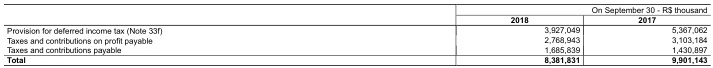
#> input picture Augmentation/test_data/cTDaR_t10001_1.jpg, 713 x 68 px
$ python -i add_both_lines.py   (imports and definitions only)
#> lines starting #> are read from the running program, lines starting #| are printed output that depends on the picture; after the words box and inside, x2 and y2 are one past the last pixel; in counts of white or black regions, pixels touching at a corner belong together
#> further down, picture is the input picture: shape (68, 713, 3); min 0, max 255, mean 235.6
import cv2
import numpy as np

def addHorizontalVerticalLines(img):
    gray = cv2.cvtColor(img, cv2.COLOR_BGR2GRAY)   # convert image to grayscale
    img_height, img_width = gray.shape  # get dimension of image
#> img_height = 68; img_width = 713

    # thresholding the image to a binary image
    thresh, img_bin = cv2.threshold(gray, 180, 255, cv2.THRESH_BINARY | cv2.THRESH_OTSU)
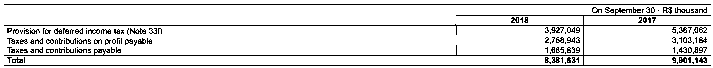
#> img_bin: shape (68, 713); 88.9% white; black in thin lines or dots
#> thresh = 174

    contours, hierarchy = cv2.findContours(img_bin, cv2.RETR_TREE, cv2.CHAIN_APPROX_SIMPLE)
#> contours = 345 contours, 275 with area under 20; largest, box (x1, y1, x2, y2) and area: (0, 0, 713, 68) 47704, (3, 8, 712, 67) 4913, (3, 3, 712, 6) 1414, (674, 6, 691, 14) 70, (617, 7, 633, 14) 62

    invert = False
    for c in contours:
        x, y, w, h = cv2.boundingRect(c)
        if (w < 0.9 * img_width and h < 0.9*img_height and (w > max(10,img_width / 30) and h > max(10,img_height / 30))):
            invert = True
            img_bin[y:y+h,x:x+w] = 255 - img_bin[y:y+h,x:x+w]
#> this loop made 345 passes
#> (x, y, w, h) on passes 2 to 4: (691, 61, 4, 4), (676, 61, 3, 4), (564, 61, 3, 4)

    img_bin = 255 - img_bin if (invert) else img_bin

    img_bin_inv = 255 - img_bin
#> img_bin_inv: shape (68, 713); 11.1% white in thin lines or dots
    ############################################################################################################################################
    kernel_len_ver = max(10, img_height // 50)
#> kernel_len_ver = 10
    kernel_len_hor = max(10, img_width // 50)
#> kernel_len_hor = 14
    # Defining a vertical kernel to detect all vertical lines of image
    ver_kernel = cv2.getStructuringElement(cv2.MORPH_RECT, (1, kernel_len_ver)) #shape (kernel_len, 1) inverted! xD
#> ver_kernel = [1, 1, 1, 1, 1, 1, 1, 1, 1, 1]

    # Defining a horizontal kernel to detect all horizontal lines of image
    hor_kernel = cv2.getStructuringElement(cv2.MORPH_RECT, (kernel_len_hor, 1)) #shape (1,kernel_ken) xD
    # A kernel of 2x2
    kernel = cv2.getStructuringElement(cv2.MORPH_RECT, (2, 2))
    # Use vertical kernel to detect and save the vertical lines in a jpg
    image_1 = cv2.erode(img_bin_inv, ver_kernel, iterations=3)
#> image_1: shape (68, 713); 0.05% white in thin lines or dots, all inside (x1, y1, x2, y2) = (583, 30, 584, 54)
    vertical_lines = cv2.dilate(image_1, ver_kernel, iterations=4)
#> vertical_lines: shape (68, 713); 0.11% white in thin lines or dots, all inside (x1, y1, x2, y2) = (583, 14, 584, 68)
    # Use horizontal kernel to detect and save the horizontal lines in a jpg
    image_2 = cv2.erode(img_bin_inv, hor_kernel, iterations=3)
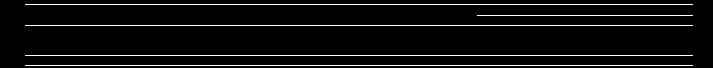
#> image_2: shape (68, 713); 6% white in thin lines or dots, all inside (x1, y1, x2, y2) = (25, 4, 693, 66)
    horizontal_lines = cv2.dilate(image_2, hor_kernel, iterations=5)
#> horizontal_lines: shape (68, 713); 6.4% white in thin lines or dots
    # Combine horizontal and vertical lines in a new third image, with both having same weight.
    img_vh = cv2.addWeighted(vertical_lines, 0.5, horizontal_lines, 0.5, 0.0)
    # Eroding and thesholding the image
    img_vh = cv2.dilate(img_vh, kernel, iterations=3)

    thresh, img_vh = (cv2.threshold(img_vh, 50, 255, cv2.THRESH_BINARY))
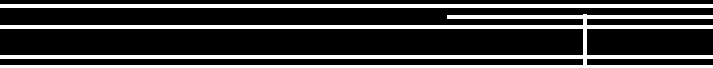
#> img_vh: shape (68, 713); 24.6% white; 2 white regions, box (x1, y1, x2, y2) and area: (0, 14, 713, 68) 9063, (0, 4, 713, 8) 2852

    bitor = cv2.bitwise_or(img_bin, img_vh)
#> bitor: shape (68, 713); 95.8% white; black in thin lines or dots, all inside (x1, y1, x2, y2) = (7, 8, 707, 64)

    img_median = bitor #cv2.medianBlur(bitor, 3)

    ver_kernel = cv2.getStructuringElement(cv2.MORPH_RECT, (5, img_height*2)) #shape (kernel_len, 1) inverted! xD
    vertical_lines = cv2.erode(img_median, ver_kernel, iterations=1)
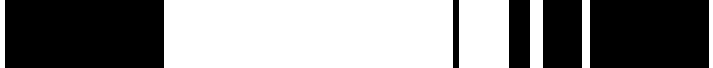
#> vertical_lines: shape (68, 713); 51.8% white; 5 black regions
    contours, hierarchy = cv2.findContours(vertical_lines, cv2.RETR_TREE, cv2.CHAIN_APPROX_SIMPLE)
#> contours = 6 contours; box (x1, y1, x2, y2) and area: (164, 0, 453, 68) 19296, (459, 0, 509, 68) 3283, (530, 0, 543, 68) 804, (582, 0, 590, 68) 469, (0, 0, 5, 68) 268, (709, 0, 713, 68) 201
    # draw vertical lines on the image with no lines
    result_vert = img.copy()
    for cntr in contours:
        x1,y1,x2,y2 = cv2.boundingRect(cntr)
        xcenter = x1+x2//2
        cv2.line(result_vert, (xcenter,0), (xcenter, img_height-1), (0, 0, 0), 2)
#> this loop made 6 passes
#> (cntr, x1, x2, xcenter) on passes 1 to 6: ([[709, 0], [709, 67], [712, 67], [712, 0]], 709, 4, 711), ([[582, 0], [582, 67], [589, 67], [589, 0]], 582, 8, 586), ([[530, 0], [530, 67], [542, 67], [542, 0]], 530, 13, 536), ([[459, 0], [459, 67], [508, 67], [508, 0]], 459, 50, 484), ([[164, 0], [164, 67], [452, 67], [452, 0]], 164, 289, 308), ([[0, 0], [0, 67], [4, 67], [4, 0]], 0, 5, 2)
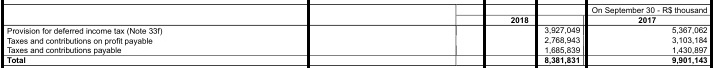
#> result_vert: shape (68, 713, 3); 2.52% of pixels changed, all inside (x1, y1, x2, y2) = (1, 0, 713, 68)

    hor_kernel = cv2.getStructuringElement(cv2.MORPH_RECT, (img_width*2, 3)) #shape (kernel_len, 1) inverted! xD
    horizontal_lines = cv2.erode(img_median, hor_kernel, iterations=1)
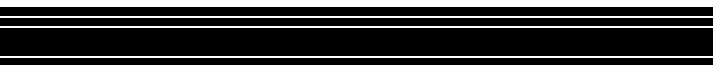
#> horizontal_lines: shape (68, 713); 23.5% white; 5 white regions
    # get contours of horizontal lines
    contours, hierarchy = cv2.findContours(horizontal_lines, cv2.RETR_TREE, cv2.CHAIN_APPROX_SIMPLE)
#> contours = 5 contours; box (x1, y1, x2, y2) and area: (0, 0, 713, 7) 4272, (0, 65, 713, 68) 1424, (0, 56, 713, 58) 712, (0, 26, 713, 28) 712, (0, 16, 713, 18) 712

    vert = result_vert.copy()  # image with vertical line to draw horizontal line on
    for cntr in contours:
        x1,y1,x2,y2 = cv2.boundingRect(cntr)
        ycenter = y1+y2//2

        cv2.line(vert, (0,ycenter), (img_width-1,ycenter), (0, 0, 0), 2)   # draw horizontal lines on the image with
#> this loop made 5 passes
#> (cntr, y1, y2, ycenter) on passes 1 to 5: ([[0, 65], [0, 67], [712, 67], [712, 65]], 65, 3, 66), ([[0, 56], [0, 57], [712, 57], [712, 56]], 56, 2, 57), ([[0, 26], [0, 27], [712, 27], [712, 26]], 26, 2, 27), ([[0, 16], [0, 17], [712, 17], [712, 16]], 16, 2, 17), ([[0, 0], [0, 6], [712, 6], [712, 0]], 0, 7, 3)
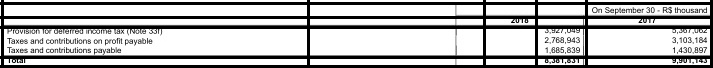
#> vert: shape (68, 713, 3); min 0, max 255, mean 180.8
    return vert

>>> import cv2
>>> picture = cv2.imread('test_data/cTDaR_t10001_1.jpg')
>>> result = addHorizontalVerticalLines(picture)

$ run again, on Augmentation/test_data/cTDaR_t10001_2.jpg
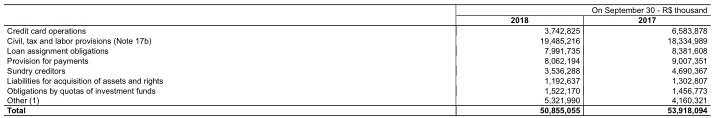
#> input picture Augmentation/test_data/cTDaR_t10001_2.jpg, 713 x 118 px
#> picture is the input picture: shape (118, 713, 3); min 0, max 255, mean 239
#> in addHorizontalVerticalLines, `thresh, img_bin = cv2.threshold(gray, 180, 255, cv2.THRESH_BINARY | cv..`:
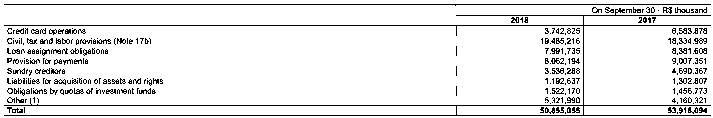
#> img_bin: shape (118, 713); 91.2% white; black in thin lines or dots
#> thresh = 173
#> in addHorizontalVerticalLines, `contours, hierarchy = cv2.findContours(img_bin, cv2.RETR_TREE, cv2.CHA..`: contours = 759 contours, 644 with area under 20; largest, box (x1, y1, x2, y2) and area: (0, 0, 713, 118) 83304, (3, 8, 712, 117) 5994, (3, 3, 712, 7) 1415, (457, 106, 583, 115) 1000, (674, 6, 691, 14) 70
#> the loop in addHorizontalVerticalLines, `for c in contours:` made 759 passes
#> (x, y, w, h) on passes 2 to 4: (691, 111, 4, 4), (676, 111, 3, 4), (11, 107, 13, 7)
#> img_bin_inv: shape (118, 713); 8.8% white in thin lines or dots
#> image_1: shape (118, 713); 0.09% white in thin lines or dots, all inside (x1, y1, x2, y2) = (583, 30, 584, 104)
#> image_2: shape (118, 713); 3.4% white in thin lines or dots, all inside (x1, y1, x2, y2) = (25, 4, 693, 116)
#> bitor: shape (118, 713); 95.3% white; black in thin lines or dots, all inside (x1, y1, x2, y2) = (7, 8, 707, 115)
#> in addHorizontalVerticalLines, `contours, hierarchy = cv2.findContours(vertical_lines, cv2.RETR_TREE, ..`: contours = 6 contours; box (x1, y1, x2, y2) and area: (165, 0, 454, 118) 33696, (459, 0, 509, 118) 5733, (582, 0, 590, 118) 819, (530, 0, 538, 118) 819, (0, 0, 5, 118) 468, (709, 0, 713, 118) 351
#> the loop in addHorizontalVerticalLines, `for cntr in contours:` made 6 passes
#> (cntr, x1, x2, xcenter) on passes 1 to 6: ([[709, 0], [709, 117], [712, 117], [712, 0]], 709, 4, 711), ([[582, 0], [582, 117], [589, 117], [589, 0]], 582, 8, 586), ([[530, 0], [530, 117], [537, 117], [537, 0]], 530, 8, 534), ([[459, 0], [459, 117], [508, 117], [508, 0]], 459, 50, 484), ([[165, 0], [165, 117], [453, 117], [453, 0]], 165, 289, 309), ([[0, 0], [0, 117], [4, 117], [4, 0]], 0, 5, 2)
#> in addHorizontalVerticalLines, `contours, hierarchy = cv2.findContours(horizontal_lines, cv2.RETR_TREE..`: contours = 5 contours; box (x1, y1, x2, y2) and area: (0, 0, 713, 7) 4272, (0, 24, 713, 28) 2136, (0, 116, 713, 118) 712, (0, 106, 713, 108) 712, (0, 16, 713, 18) 712
#> the loop in addHorizontalVerticalLines, `for cntr in contours:` made 5 passes
#> (cntr, y1, y2, ycenter) on passes 1 to 5: ([[0, 116], [0, 117], [712, 117], [712, 116]], 116, 2, 117), ([[0, 106], [0, 107], [712, 107], [712, 106]], 106, 2, 107), ([[0, 24], [0, 27], [712, 27], [712, 24]], 24, 4, 26), ([[0, 16], [0, 17], [712, 17], [712, 16]], 16, 2, 17), ([[0, 0], [0, 6], [712, 6], [712, 0]], 0, 7, 3)
#> after the loop in addHorizontalVerticalLines, `for cntr in contours:`:
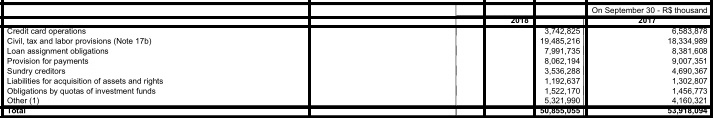
#> vert: shape (118, 713, 3); min 0, max 255, mean 206.5

$ run again, on Augmentation/test_data/cTDaR_t10001_3.jpg
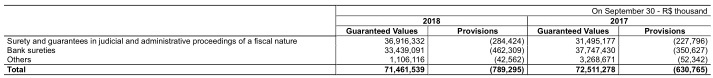
#> input picture Augmentation/test_data/cTDaR_t10001_3.jpg, 713 x 78 px
#> picture is the input picture: shape (78, 713, 3); min 0, max 255, mean 232
#> in addHorizontalVerticalLines, `thresh, img_bin = cv2.threshold(gray, 180, 255, cv2.THRESH_BINARY | cv..`:
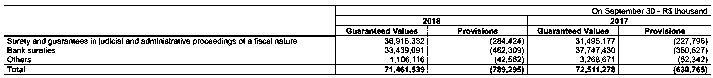
#> img_bin: shape (78, 713); 85.7% white; black in thin lines or dots, all inside (x1, y1, x2, y2) = (4, 5, 711, 75)
#> thresh = 182
#> in addHorizontalVerticalLines, `contours, hierarchy = cv2.findContours(img_bin, cv2.RETR_TREE, cv2.CHA..`: contours = 474 contours, 352 with area under 20; largest, box (x1, y1, x2, y2) and area: (0, 0, 713, 78) 54824, (3, 4, 712, 76) 21409, (336, 36, 527, 64) 5103, (528, 36, 618, 64) 2403, (336, 16, 527, 25) 1520
#> the loop in addHorizontalVerticalLines, `for c in contours:` made 474 passes
#> (x, y, w, h, invert) on passes 272, 323: (528, 36, 90, 28, True), (336, 36, 191, 28, True)
#> image_1: shape (78, 713); 2.1% white; 8 white regions (5 under 20 px), largest, box (x1, y1, x2, y2) and area: (0, 0, 335, 78) 974, (708, 0, 713, 78) 159, (619, 51, 674, 52) 55
#> image_2: shape (78, 713); 54% white; 8 black regions, largest, box (x1, y1, x2, y2) and area: (0, 5, 713, 75) 23032, (0, 47, 76, 53) 437, (656, 38, 713, 45) 398
#> bitor: shape (78, 713); 97.2% white; black in thin lines or dots, all inside (x1, y1, x2, y2) = (7, 11, 711, 74)
#> in addHorizontalVerticalLines, `contours, hierarchy = cv2.findContours(vertical_lines, cv2.RETR_TREE, ..`: contours = 3 contours; box (x1, y1, x2, y2) and area: (46, 0, 355, 78) 23716, (430, 0, 477, 78) 3542, (0, 0, 5, 78) 308
#> the loop in addHorizontalVerticalLines, `for cntr in contours:` made 3 passes
#> (cntr, x1, x2, xcenter) on passes 1 to 3: ([[430, 0], [430, 77], [476, 77], [476, 0]], 430, 47, 453), ([[46, 0], [46, 77], [354, 77], [354, 0]], 46, 309, 200), ([[0, 0], [0, 77], [4, 77], [4, 0]], 0, 5, 2)
#> in addHorizontalVerticalLines, `contours, hierarchy = cv2.findContours(horizontal_lines, cv2.RETR_TREE..`: contours = 5 contours; box (x1, y1, x2, y2) and area: (0, 15, 713, 30) 9968, (0, 0, 713, 10) 6408, (0, 75, 713, 78) 1424, (0, 65, 713, 68) 1424, (0, 35, 713, 37) 712
#> the loop in addHorizontalVerticalLines, `for cntr in contours:` made 5 passes
#> (cntr, y1, y2, ycenter) on passes 1 to 5: ([[0, 75], [0, 77], [712, 77], [712, 75]], 75, 3, 76), ([[0, 65], [0, 67], [712, 67], [712, 65]], 65, 3, 66), ([[0, 35], [0, 36], [712, 36], [712, 35]], 35, 2, 36), ([[0, 15], [0, 29], [712, 29], [712, 15]], 15, 15, 22), ([[0, 0], [0, 9], [712, 9], [712, 0]], 0, 10, 5)
#> after the loop in addHorizontalVerticalLines, `for cntr in contours:`:
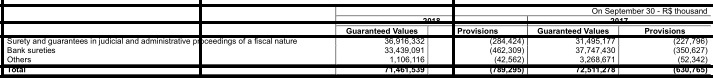
#> vert: shape (78, 713, 3); min 0, max 255, mean 185.8
